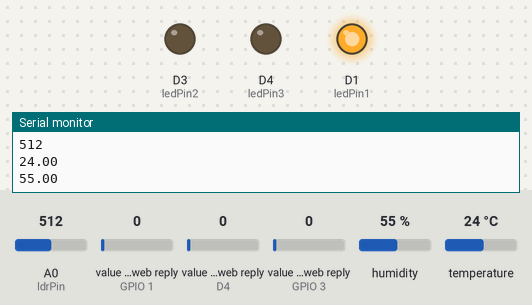
Recording of a sketch running on a simulated ESP8266 (NodeMCU). Shown: output pins drawn as LEDs (lit = HIGH), the last lines printed to the serial monitor. The inputs (shaded band) are chosen by the test bench; at power-on: value in the web reply (sensors on D4, GPIO 3, GPIO 1) 0, A0 (ldrPin) = 512, humidity 55 %, temperature 24 °C. WiFi joins after 1.5 s; servers stay silent unless stated; web services answer with replies made up by the test bench.

Above: at 17.0 s.
17.1 s: value in the web reply (sensor on D4) set to 31
29.2 s: value in the web reply (sensor on D4) set to 34
At 34.6 s:
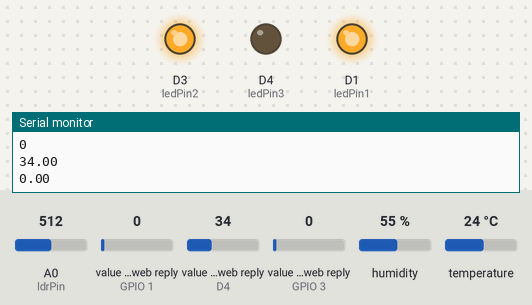
41.3 s: value in the web reply (sensor on GPIO 3) set to 69
53.4 s: value in the web reply (sensor on GPIO 3) set to 72
At 67.1 s:
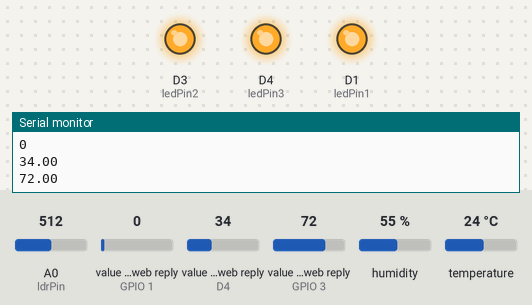
Timing chart, 0 to 68.4 s (numbered marks = the images above; inputs shaded):
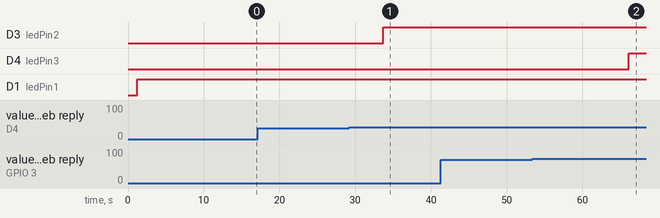

The sketch:

ESP8266_interfacing_DHT_and_ldr.ino
```cpp
#define ledPin1 D1
#define ledPin2 D3
#define ledPin3 D4
#define ldrPin A0

#include <ESP8266WiFi.h>;
#include <ThingSpeak.h>;
#include <DHT.h>
// #include <WiFiClient.h>;

// DHT11 definitions
#define DHTPIN D2
#define DHTTYPE DHT11
DHT dht(DHTPIN, DHTTYPE);

// WiFi credentials
const char* ssid = "AndroidAP_7280";
const char* password = "passward";

// WiFi client
WiFiClient client;

// ThingSpeak credentials
unsigned long channelID = 1979815;
const char* writeAPIKey = "Q4XROTWR3PHK1N42";
const char* readAPIKey = "23D24DP12OL5PR1R";

// User defined global variables
int ldrValue = 0;
int fetchedLDRValue = 0;
float temperature = 0;
float humidity = 0;
float fetchedTemperature = 0;
float fetchedHumidity = 0;

// User defined constants
const int ldrThreshold = 256;
const int temperatureThreshold = 32;
const int humidityThreshold = 70;

void setup()
{
  Serial.begin(115200);
  dht.begin();
  WiFi.begin(ssid, password);
  ThingSpeak.begin(client);

  pinMode(ledPin1, OUTPUT);
  pinMode(ledPin2, OUTPUT);
  pinMode(ledPin3, OUTPUT);
}
void loop()
{
  ldrValue = analogRead(ldrPin);
  temperature = dht.readTemperature();
  humidity = dht.readHumidity();

  Serial.println("Local readings");
  Serial.println("_______________________________");
  Serial.println(ldrValue);

  Serial.println(temperature);
  Serial.println(humidity);

  ThingSpeak.setField(1, ldrValue);
  ThingSpeak.setField(2, temperature);
  ThingSpeak.setField(3, humidity);
  ThingSpeak.writeFields(channelID, writeAPIKey);

  fetchedLDRValue = ThingSpeak.readIntField(channelID, 1, readAPIKey);
  fetchedTemperature = ThingSpeak.readIntField(channelID, 2, readAPIKey);
  fetchedHumidity = ThingSpeak.readIntField(channelID, 3, readAPIKey);

  Serial.println("Fetched readings");
  Serial.println("_______________________________");
  Serial.println(fetchedLDRValue);
  Serial.println(fetchedTemperature);
  Serial.println(fetchedHumidity);

  if (fetchedLDRValue < ldrThreshold)
  {
    digitalWrite(ledPin1, HIGH);
  }

  else
  {
    digitalWrite(ledPin1, LOW);
  }

  if (fetchedTemperature > temperatureThreshold)
  {
    digitalWrite(ledPin2, HIGH);
  }
  else
  {
    digitalWrite(ledPin2, LOW);
  }
  if (fetchedHumidity > humidityThreshold)
  {
    digitalWrite(ledPin3, HIGH);
  }
  else
  {
    digitalWrite(ledPin3, LOW);
  }
  delay(15000);
  }
```

Measured:
- the behaviour switches between 32 and 33 on value in the web reply (sensor on D4) (found by bisection; images 0 and 1)
- the behaviour switches between 70 and 71 on value in the web reply (sensor on GPIO 3) (found by bisection; images 1 and 2)
- after the input at 29.2 s, D3 (ledPin2): LOW → HIGH after 4.5 s
- after the input at 53.4 s, D4 (ledPin3): LOW → HIGH after 12.7 s
